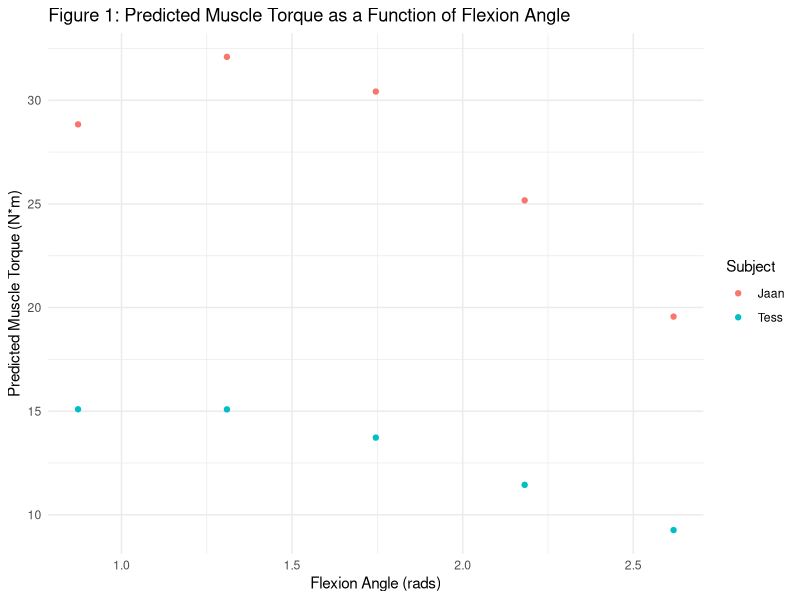
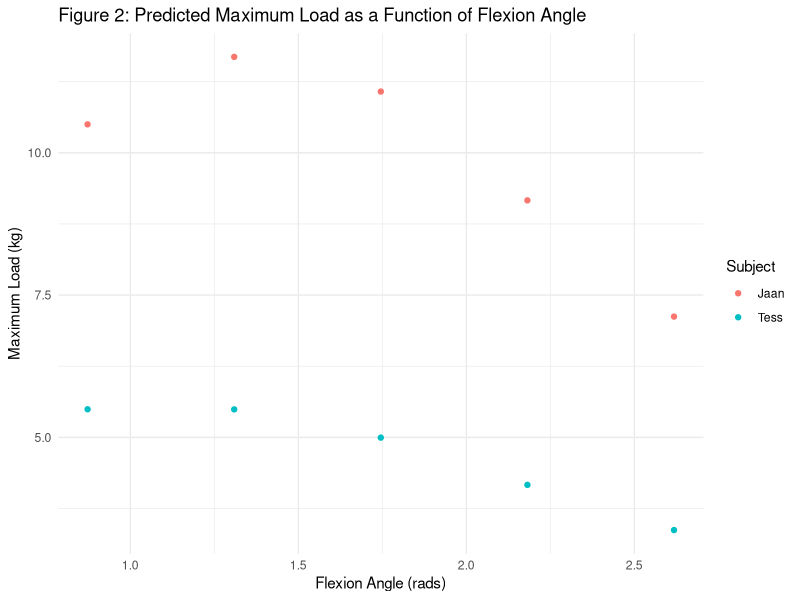

Source code (R) for these figures, in order:
## ---- chunk 1
library(tidyverse)
library(knitr)
arms <- read_csv("measurements.csv") %>%
  rename(l_arm = "Arm length (m)",
         l_i = "Inlever length (m)",
         l_out = "Outlever length (m)",
         M_muscle = "Muscle mass (kg)")
## ---- chunk 2
theta <- c(50, 75, 100, 125, 150)
theta_rad <- (theta*pi/180)
#theta is flexion angle
## ---- chunk 3
#getting Lmuscle
law_cos2 <- function(l,r,theta) { #l is arm length, r is inlever length (elbow to tendon)
  o = sqrt((-1)*(cos(theta)*2*l*r-(l^2)-(r^2)))
  return(o)
}

#getting theta
law_cos <- function(o,r,l) { #o is Larm; l is Li; r is Lm
  phi = acos(-1*(o^2)+(l^2)+(r^2)/(2*l*r))
  return(phi)
}

arms2 <- arms %>%
  merge(theta_rad) %>%
  rename(angle_rad = y) %>%
  arrange(Subject) %>%
  mutate(l_muscle = law_cos2(l_arm, l_i, angle_rad)) %>%
  mutate(phi = law_cos(l_arm, l_i, l_muscle)) #phi is the insertion angle!
## ---- chunk 4
arms3 <- arms2 %>%
  filter(angle_rad == 150*pi/180) %>%
  mutate(l_muscle_r = l_muscle) %>%
  select(Subject, l_muscle_r)

arms4 <- arms2 %>%
  group_by(Subject) %>%
  full_join(arms3, by = "Subject", copy = T)
## ---- chunk 5
model <- function(mass, Lmuscler, Lmuscle, theta, Lo, rho, k) {
  torque <- ((mass * cos(0)) / (rho * Lmuscler * 100)) * (k) * ((-6.25 * (Lmuscle * 100 / (Lmuscler * 0.8 * 100))^2) + (12.5 * ((Lmuscle * 100) / (Lmuscler * 0.8 * 100))) - 5.25) * sin(theta) * Lo
  return(torque)
}

dat <- arms4 %>%
  mutate(flexion = angle_rad,
         Lmuscle = l_muscle,
         theta = phi,
         muscle_torque = model(M_muscle, l_muscle_r, l_muscle, phi, l_i, 0.00105, 80),
         max_mass = muscle_torque/(l_out*9.81)) %>%
  select(-2:-9)
  
kable(dat, caption = "Table 1: Predicted Muscle Torque and Maximum Load", padding = 2)
## ---- chunk 6
dat %>%
  ggplot(aes(x=flexion,y=muscle_torque, col=Subject)) + geom_point() + ggtitle("Figure 1: Predicted Muscle Torque as a Function of Flexion Angle") + ylab("Predicted Muscle Torque (N*m)") + xlab("Flexion Angle (rads)") + theme_minimal()

dat %>%
  ggplot(aes(x=flexion,y=max_mass, col=Subject)) + geom_point() + ggtitle("Figure 2: Predicted Maximum Load as a Function of Flexion Angle") + ylab("Maximum Load (kg)") + xlab("Flexion Angle (rads)") + theme_minimal()
